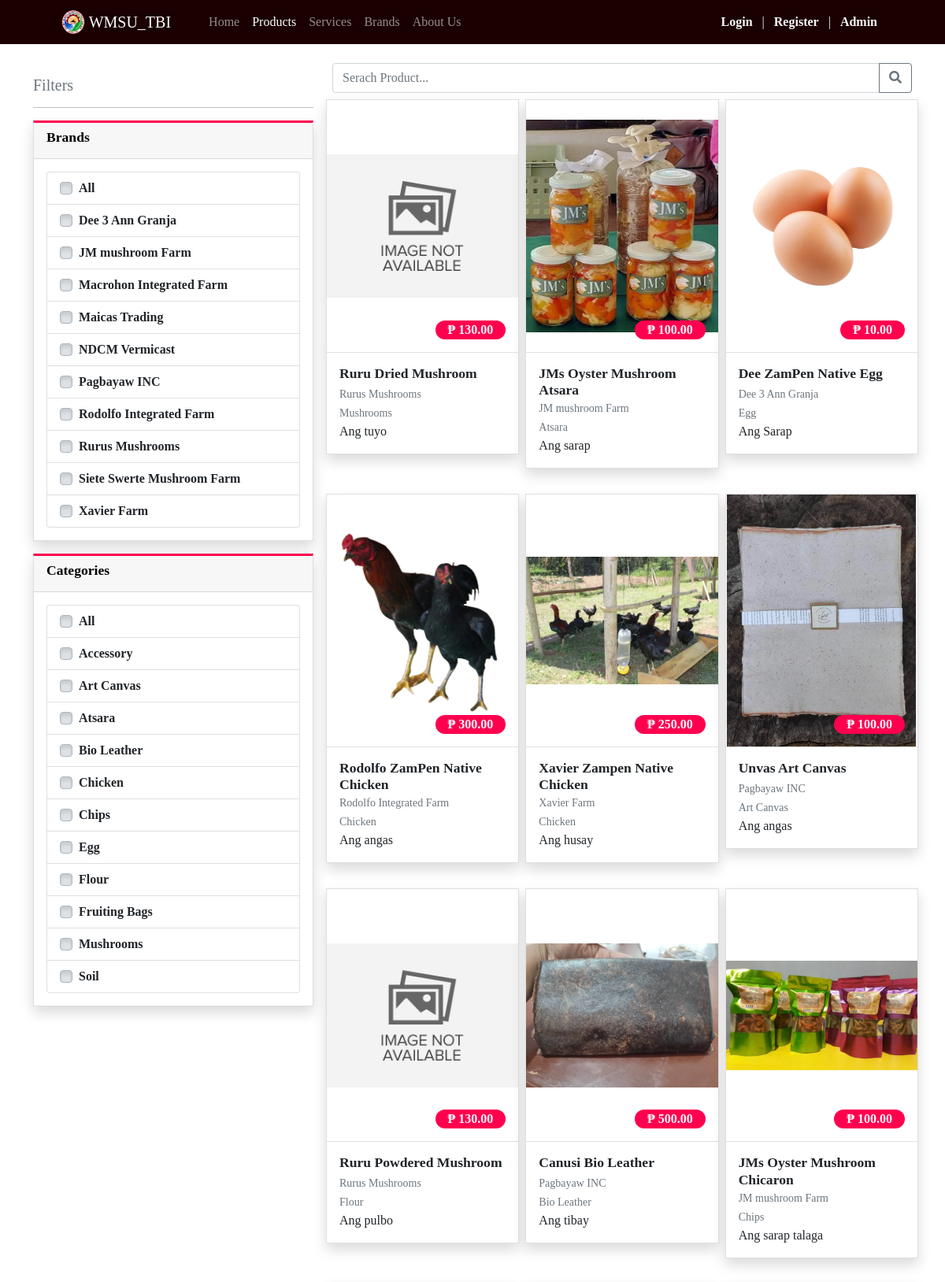
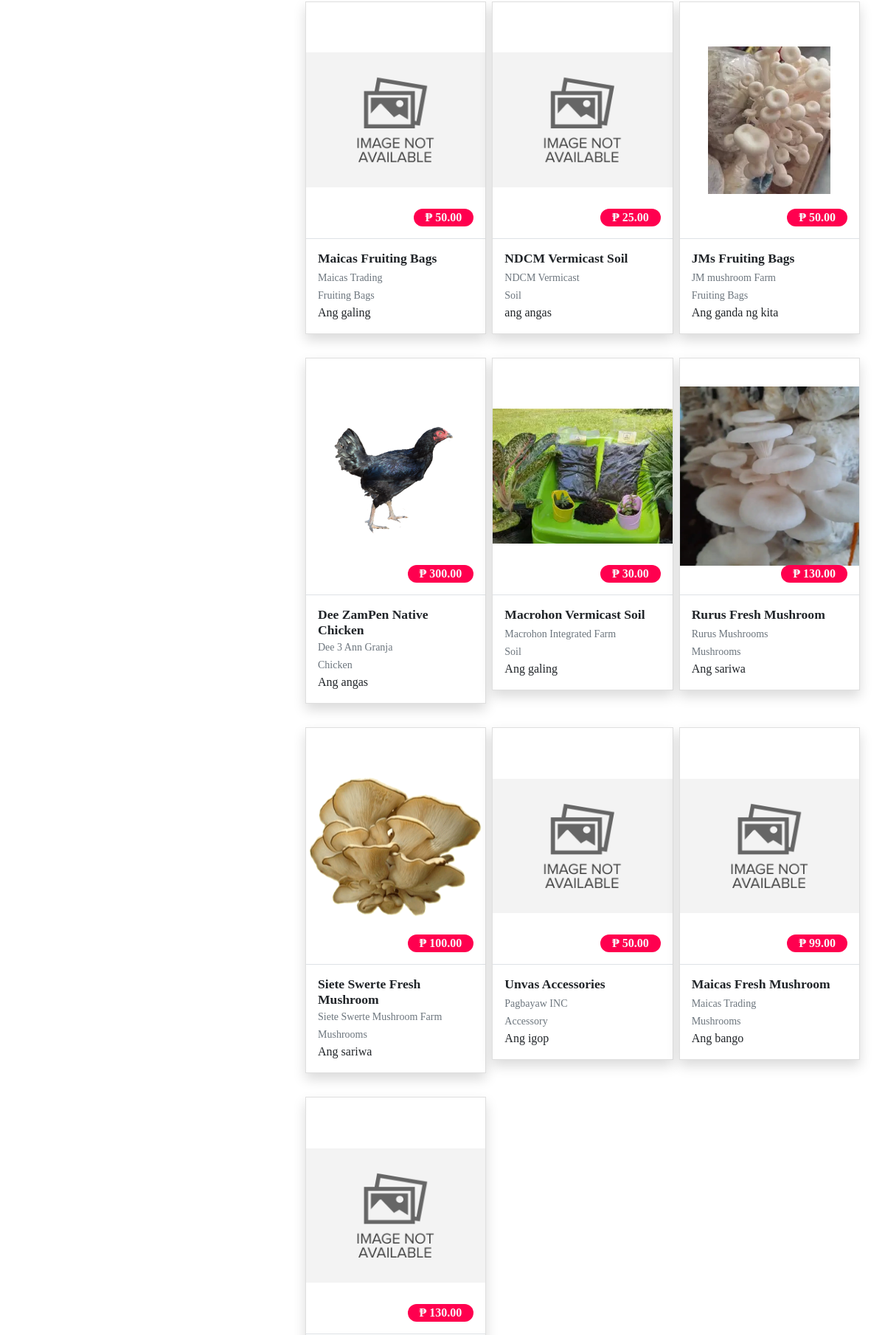
Screenshot of /?p=products (upper part) with the database file from the repository (2 pictures, top to bottom).
### tables this page shows
CREATE TABLE `brand_list` (
  `id` int(30) NOT NULL,
  `name` text NOT NULL,
  `image_path` text NOT NULL,
  `delete_flag` tinyint(1) NOT NULL DEFAULT 0,
  `status` tinyint(1) NOT NULL DEFAULT 1,
  `date_created` datetime NOT NULL DEFAULT current_timestamp(),
  `date_updated` datetime DEFAULT NULL ON UPDATE current_timestamp()
);

CREATE TABLE `categories` (
  `id` int(30) NOT NULL,
  `category` varchar(250) NOT NULL,
  `status` tinyint(1) NOT NULL DEFAULT 1,
  `delete_flag` tinyint(1) NOT NULL DEFAULT 0,
  `date_created` datetime NOT NULL DEFAULT current_timestamp()
);

CREATE TABLE `product_list` (
  `id` int(30) NOT NULL,
  `brand_id` int(30) NOT NULL,
  `category_id` int(30) NOT NULL,
  `name` text NOT NULL,
  `models` text NOT NULL,
  `description` text NOT NULL,
  `price` float NOT NULL DEFAULT 0,
  `status` tinyint(1) NOT NULL DEFAULT 1,
  `image_path` text NOT NULL,
  `delete_flag` tinyint(1) NOT NULL DEFAULT 0,
  `date_created` datetime NOT NULL DEFAULT current_timestamp(),
  `date_updated` datetime DEFAULT NULL ON UPDATE current_timestamp()
);

### config.php (called while the page is built, shortened)
<?php
function validate_image($file){
    $file = explode("?",$file)[0];
	if(!empty($file)){
		if(is_file(base_app.$file)){
			return base_url.$file;
		}else{
			return base_url.'dist/img/no-image-available.png';
		}
	}else{
		return base_url.'dist/img/no-image-available.png';
	}
}
?>

### products/index.php (the view, shortened to what this page needs)
<?php
$search = isset($_GET['search']) ? $_GET['search'] : '';
?>
<div class="content py-5 mt-3">
    <div class="container">
        <div class="row">
            <div class="col-md-4">
                <h5>ㅤ</h5>
                <h5 class="text-muted">Filters</h5>
                <hr>
                <div class="card card-outline shadow card-primary rounded-0">
                    <div class="card-header">
                        <h3 class="card-title"><b>Brands</b></h3>
                    </div>
                    <div class="card-body">
                        <ul class="list-group">
                            <li class="list-group-item list-group-item-action">
                                <div class="custom-control custom-checkbox">
                                    <label for="brand_all" class="custom-control-label w-100">All</label>
                                </div>
                            </li>
                            <?php
                                $brands = $conn->query("SELECT * FROM `brand_list` where `delete_flag` =0 and `status` = 1 order by `name` asc");
                                while($row = $brands->fetch_assoc()):
                            ?>
                                <li class="list-group-item list-group-item">
                                    <div class="custom-control custom-checkbox">
                                        <label for="brand_<?= $row['id'] ?>" class="custom-control-label w-100"><?= $row['name'] ?></label>
                                    </div>
                                </li>
                            <?php endwhile; ?>
                        </ul>
                    </div>
                </div>
                <div class="card card-outline shadow card-primary rounded-0">
                    <div class="card-header">
                        <h3 class="card-title"><b>Categories</b></h3>
                    </div>
                    <div class="card-body">
                        <ul class="list-group">
                            <li class="list-group-item list-group-item-action">
                                <div class="custom-control custom-checkbox">
                                    <label for="category_all" class="custom-control-label w-100">All</label>
                                </div>
                            </li>
                            <?php
                                $categories = $conn->query("SELECT * FROM `categories` where `delete_flag` =0 and `status` = 1 order by `category` asc");
                                while($row = $categories->fetch_assoc()):
                            ?>
                                <li class="list-group-item list-group-item">
                                    <div class="custom-control custom-checkbox">
                                        <label for="category_<?= $row['id'] ?>" class="custom-control-label w-100"><?= $row['category'] ?></label>
                                    </div>
                                </li>
                            <?php endwhile; ?>
                        </ul>
                    </div>
                </div>
            </div>
            <div class="col-md-8 mt-3">
                <div class="row">
                    <div class="col-md-12">
                        <form action="" id="search_prod">
                            <div class="input-group">
                                <input type="search" name="search" value="<?= $search ?>" class="form-control" placeholder="Serach Product...">
                                <div class="input-group-append">
                                    <button class="btn btn-outline-secondary"><i class="fa fa-search"></i></button>
                                </div>
                            </div>
                        </form>
                    </div>
                </div>
                <div class="row row-cols-sm-1 row-cols-md-2 row-cols-xl-3">
                    <?php
                    $where="";
                        $products = $conn->query("SELECT p.*,b.name as brand, c.category FROM `product_list` p inner join brand_list b on p.brand_id = b.id inner join `categories` c on p.category_id = c.id where p.delete_flag = 0 and p.status = 1 {$where} order by RAND()");
                        while($row= $products->fetch_assoc()):
                    ?>
                        <a class="col px-1 py-2 text-decoration-none text-dark product-item" href ="./?p=products/view_product&id=<?= $row['id'] ?>">
                            <div class="card rounded-0 shadow">
                                <div class="product-img-holder overflow-hidden position-relative">
                                    <img src="<?= validate_image($row['image_path']) ?>" alt="Product Image" class="img-top"/>
                                    <span class="position-absolute price-tag rounded-pill text-light px-3">
                                        <i></i> <b>₱ <?= number_format($row['price'],2) ?></b>
                                    </span>
                                </div>
                                <div class="card-body border-top">
                                    <h4 class="card-title my-0"><b><?= $row['name'] ?></b></h4><br>
                                    <small class="text-muted"><?= $row['brand'] ?></small><br>
                                    <small class="text-muted"><?= $row['category'] ?></small>
                                    <p class="m-0 truncate-5"><?= strip_tags(html_entity_decode($row['description'])) ?></p>
                                </div>
                            </div>
                        </a>
                    <?php endwhile; ?>
                </div>
            </div>
        </div>
    </div>
</div>

### rows the page displays
brand_list: name "Dee 3 Ann Granja"
brand_list: name "JM mushroom Farm"
brand_list: name "Macrohon Integrated Farm"
brand_list: name "Maicas Trading"
brand_list: name "NDCM Vermicast"
brand_list: name "Pagbayaw INC"
brand_list: name "Rodolfo Integrated Farm"
brand_list: name "Rurus Mushrooms"
brand_list: name "Siete Swerte Mushroom Farm"
brand_list: name "Xavier Farm"
categories: category "Accessory"
categories: category "Art Canvas"
categories: category "Atsara"
categories: category "Bio Leather"
categories: category "Chicken"
categories: category "Chips"
categories: category "Egg"
categories: category "Flour"
categories: category "Fruiting Bags"
categories: category "Mushrooms"
categories: category "Soil"
product_list: price "130.00", name "Ruru Dried Mushroom", brand.name "Rurus Mushrooms", category.category "Mushrooms", description "Ang tuyo"
product_list: shows a picture, price "100.00", name "JMs Oyster Mushroom Atsara", brand.name "JM mushroom Farm", category.category "Atsara", description "Ang sarap"
product_list: shows a picture, price "10.00", name "Dee ZamPen Native Egg", brand.name "Dee 3 Ann Granja", category.category "Egg", description "Ang Sarap"
product_list: shows a picture, price "300.00", name "Rodolfo ZamPen Native Chicken", brand.name "Rodolfo Integrated Farm", category.category "Chicken", description "Ang angas"
product_list: shows a picture, price "250.00", name "Xavier Zampen Native Chicken", brand.name "Xavier Farm", category.category "Chicken", description "Ang husay"
product_list: shows a picture, price "100.00", name "Unvas Art Canvas", brand.name "Pagbayaw INC", category.category "Art Canvas", description "Ang angas"
product_list: price "130.00", name "Ruru Powdered Mushroom", brand.name "Rurus Mushrooms", category.category "Flour", description "Ang pulbo"
product_list: shows a picture, price "500.00", name "Canusi Bio Leather", brand.name "Pagbayaw INC", category.category "Bio Leather", description "Ang tibay"
product_list: shows a picture, price "100.00", name "JMs Oyster Mushroom Chicaron", brand.name "JM mushroom Farm", category.category "Chips", description "Ang sarap talaga"
product_list: price "50.00", name "Maicas Fruiting Bags", brand.name "Maicas Trading", category.category "Fruiting Bags", description "Ang galing"
product_list: price "25.00", name "NDCM Vermicast Soil", brand.name "NDCM Vermicast", category.category "Soil", description "ang angas"
product_list: shows a picture, price "50.00", name "JMs Fruiting Bags", brand.name "JM mushroom Farm", category.category "Fruiting Bags", description "Ang ganda ng kita"
product_list: shows a picture, price "300.00", name "Dee ZamPen Native Chicken", brand.name "Dee 3 Ann Granja", category.category "Chicken", description "Ang angas"
product_list: shows a picture, price "30.00", name "Macrohon Vermicast Soil", brand.name "Macrohon Integrated Farm", category.category "Soil", description "Ang galing"
product_list: shows a picture, price "130.00", name "Rurus Fresh Mushroom", brand.name "Rurus Mushrooms", category.category "Mushrooms", description "Ang sariwa"
product_list: shows a picture, price "100.00", name "Siete Swerte Fresh Mushroom", brand.name "Siete Swerte Mushroom Farm", category.category "Mushrooms", description "Ang sariwa"
product_list: price "50.00", name "Unvas Accessories", brand.name "Pagbayaw INC", category.category "Accessory", description "Ang igop"
product_list: price "99.00", name "Maicas Fresh Mushroom", brand.name "Maicas Trading", category.category "Mushrooms", description "Ang bango"
product_list: price "130.00"

### other values shown
$_settings->info('short_name') "WMSU_TBI"
